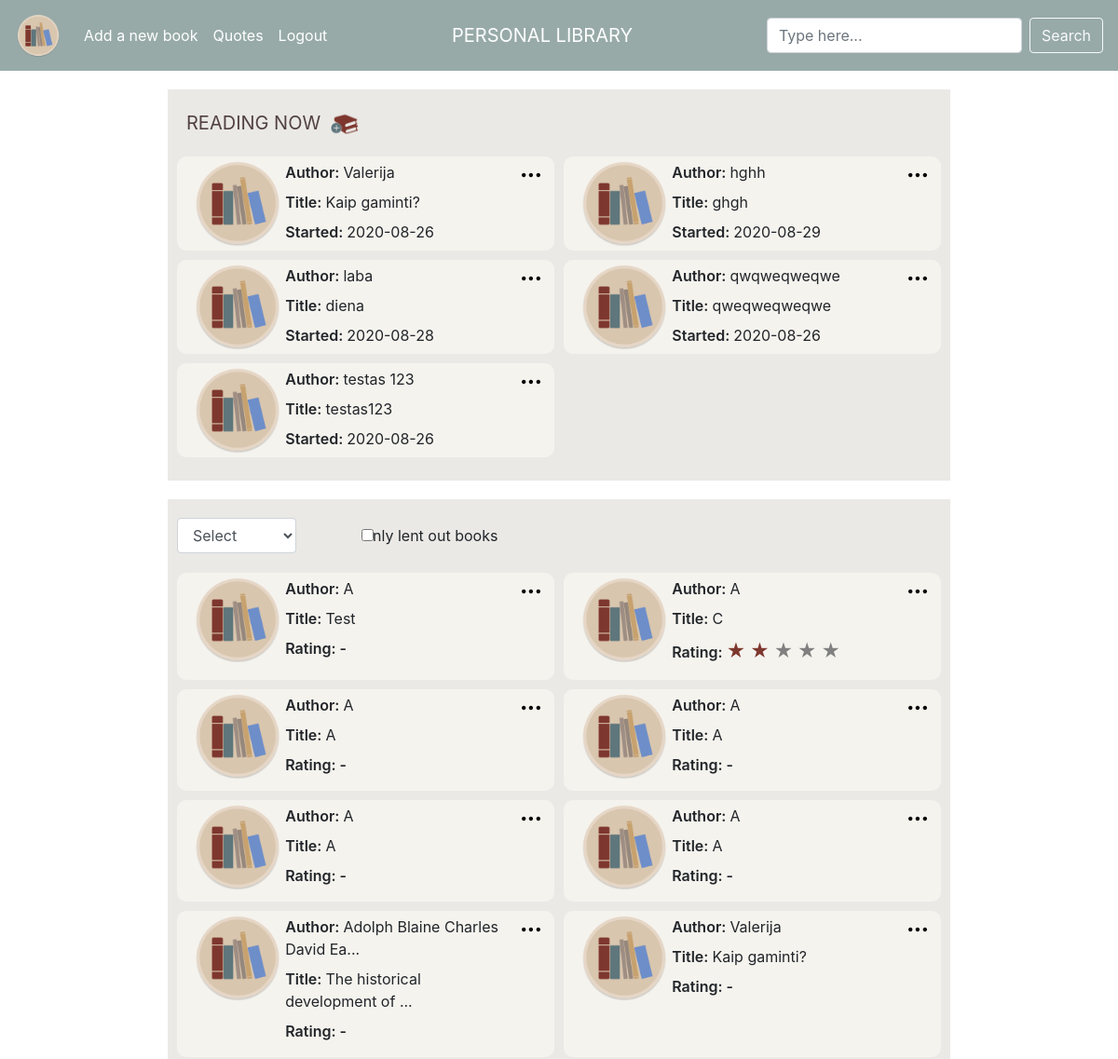
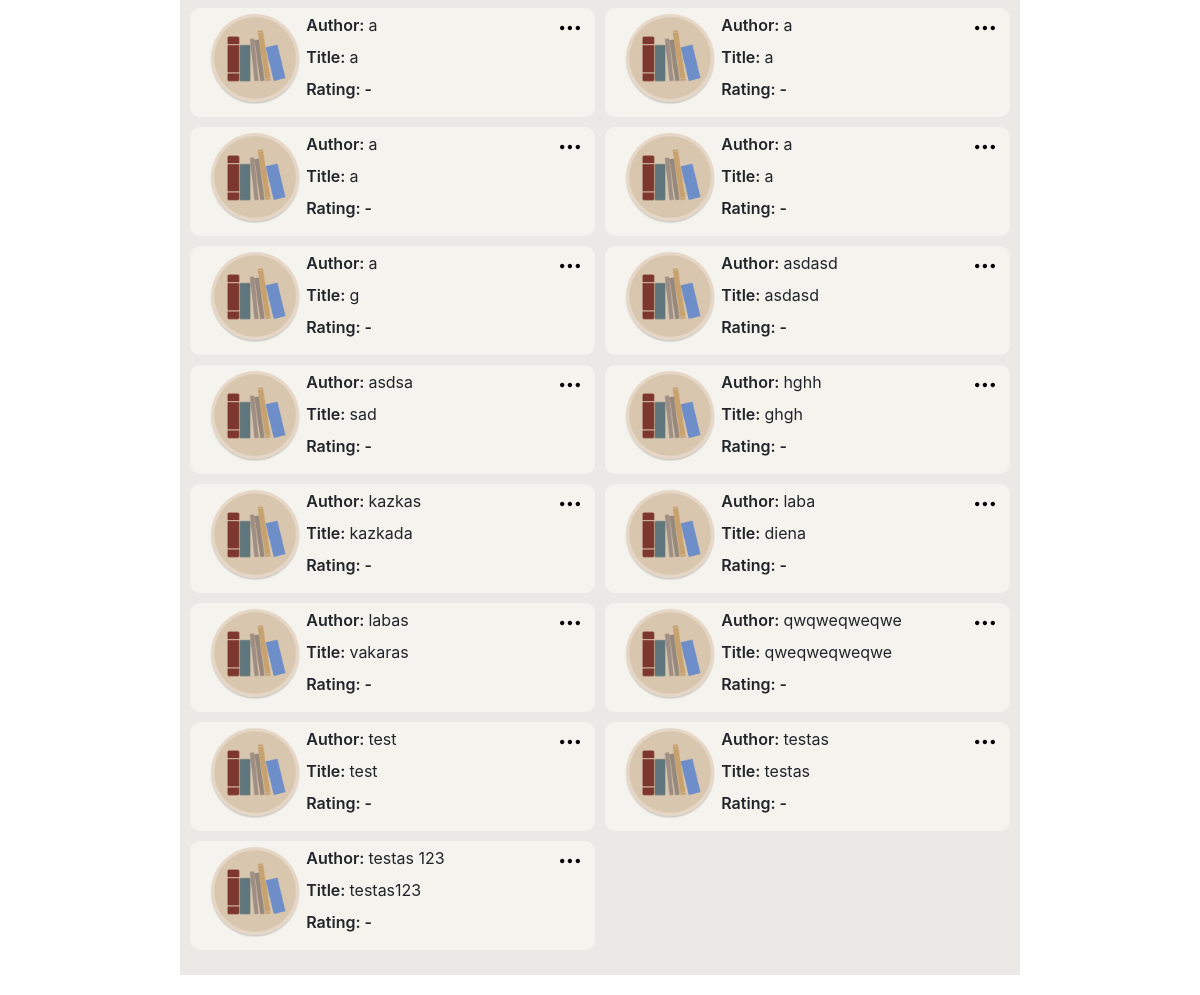
/ (signed in), run on the app's committed database (2 pictures, top to bottom).
### tables this page shows
CREATE TABLE "books" (user_id INTEGER NOT NULL, title TEXT NOT NULL, author TEXT NOT NULL, pages INTEGER NOT NULL, isbn TEXT NULL, genre TEXT NULL, rating INTEGER NULL, started DATE NULL, finished DATE NULL, owner TEXT NULL, notes TEXT NULL, lent BOOLEAN NULL, book_id INTEGER PRIMARY KEY AUTOINCREMENT NOT NULL);

### application.py (the view, shortened to what this page needs)
@app.route("/", methods=["GET", "POST"])
@login_required
def index():
    if request.method == "GET":
        books = db.execute("""SELECT * FROM books WHERE user_id = :id
                            AND started IS NOT NULL AND finished IS NULL ORDER BY author""",
                           id=session["user_id"])
        lists = db.execute("""SELECT * FROM books WHERE user_id = :id ORDER BY author""",
                           id=session["user_id"])
        return render_template("index.html", books=books, lists=lists)

### application.py (called while the page is built)
@app.after_request
def after_request(response):
    response.headers["Cache-Control"] = "no-cache, no-store, must-revalidate"
    response.headers["Expires"] = 0
    response.headers["Pragma"] = "no-cache"
    return response

### helpers.py (called while the page is built)
def login_required(f):
    @wraps(f)
    def decorated_function(*args, **kwargs):
        if session.get("user_id") is None:
            return redirect("/login")
        return f(*args, **kwargs)
    return decorated_function

### templates/index.html (shortened to what this page needs)
{% extends "layout.html" %}
{% block main %}
    <div class="container">
        <div class="upper_row" id="indexrow">
            <p class="sub_title inner">READING NOW</p>
            <button id="add_book" title="Add a new book" class="inner" onclick="location.href = '/new-book';">
                <img class="img_btn" src="../static/add_book.gif" alt="add a new book">
            </button>
        </div>
        <div class="row">
            {% if not books %}
                <div class="alert" id="no_books">
                    <span class="closebtn" onclick="this.parentElement.style.display='none';">&times;</span>
                    You are not reading anything at the moment.
                </div>
            {% else %}
                {% for book in books %}
                    <div class="col-12 book" onclick="redirectToBook('{{ book.book_id }}')">
                        <div class="row">
                            <div class="col-sm-3">
                                <img class="book_cover" src="../static/logo.png" alt="book cover">
                            </div>
                            <div class="col-sm-8">
                                {% if book.author|length <= 30 %}
                                    <p class="author" data-toggle="tooptip" title="{{ book.author }}"><span class="names">Author: </span>{{ book.author }}</p>
                                {% else %}
                                    <p class="author" data-toggle="tooptip" title="{{ book.author }}"><span class="names">Author: </span>{{ book.author[:30] }}...</p>
                                {% endif %}
                                {% if book.title|length <= 30 %}
                                    <p class="title" data-toggle="tooptip" title="{{ book.title }}"><span class="names">Title: </span>{{ book.title }}</p>
                                {% else %}
                                    <p class="title" data-toggle="tooptip" title="{{ book.title }}"><span class="names">Title: </span>{{ book.title[:30] }}...</p>
                                {% endif %}
                                <p class="started"><span class="names">Started: </span>{{ book.started }}</p>
                            </div>
                            <div class="col-sm-1">
                                <div class="options">
                                    <img class="options_image"
                                         onclick="showOptionsFor('opt{{ book.book_id }}')"
                                         src="../static/options.svg"
                                         alt="options"/>
                                </div>
                            </div>
                        </div>
                    </div>
                {% endfor %}
            {% endif %}
        </div>
    </div>
    <div class="container">
        <div class="upper_row">
            <div class="form-group col-md-2">
                <form action="/" id="listform" method="post">
                    <select name="listname" id="inputList" class="form-control" onchange="$('#listform').submit()">
                        <option class="list_option" value="invalid">Select</option>
                    </select>
                </form>
            </div>
            <div class="form-check">
                <form action="/" id="checkform" method="post">
                    <input name="listname" class="form-check-input" type="checkbox" value="lent" id="defaultCheck1"
                           onchange="$('#checkform').submit()">
                    <label class="form-check-label" for="defaultCheck1">
                        Only lent out books
                    </label>
                </form>
            </div>
        </div>
        <div class="row">
            {% if not lists %}
                <div class="alert" id="no_books">
                    <span class="closebtn" onclick="this.parentElement.style.display='none';">&times;</span>
                    You do not have any books in this list yet.
                </div>
            {% else %}
                {% for list in lists %}
                    <div class="col-12 book" onclick="redirectToBook('{{ list.book_id }}')">
                        <div class="row">
                            <div class="col-sm-3">
                                <img class="book_cover" src="../static/logo.png" alt="book cover">
                            </div>
                            <div class="col-sm">
                                {% if list.author|length <= 30 %}
                                    <p class="author" data-toggle="tooptip" title="{{ list.author }}"><span class="names">Author: </span>{{ list.author }}</p>
                                {% else %}
                                    <p class="author" data-toggle="tooptip" title="{{ list.author }}"><span class="names">Author: </span>{{ list.author[:30] }}...</p>
                                {% endif %}
                                {% if list.title|length <= 30 %}
                                    <p class="title" data-toggle="tooptip" title="{{ list.title }}"><span class="names">Title: </span>{{ list.title }}</p>
                                {% else %}
                                    <p class="title" data-toggle="tooptip" title="{{ list.title }}"><span class="names">Title: </span>{{ list.title[:30] }}...</p>
                                {% endif %}
                                {% if not list.rating %}
                                    <p class="rating_index"><span class="names">Rating: - </span></p>
                                {% else %}
                                    <p class="rating_index">
                                        <span class="names">Rating: </span>
                                        {% for i in range(list.rating) %}
                                            <span class="stars_red">★</span>
                                        {% endfor %}
                                        {% for i in range(5 - (list.rating)) %}
                                            <span class="stars_white">★</span>
                                        {% endfor %}
                                    </p>
                                {% endif %}
                            </div>
                            <div class="col-sm-1">
                                <div class="options">
                                    <img class="options_image"
                                         onclick="showOptionsFor('lst{{ list.book_id }}')"
                                         src="../static/options.svg"
                                         alt="options"/>
                                </div>
                            </div>
                        </div>
                    </div>
                {% endfor %}
            {% endif %}
        </div>
    </div>
{% endblock %}

### templates/layout.html (shortened to what this page needs)
<!DOCTYPE html>
<html lang="en">
<head>
    <link href="https://maxcdn.bootstrapcdn.com/bootstrap/4.0.0-beta.2/css/bootstrap.min.css" rel="stylesheet">
    <link href="../static/style.css" rel="stylesheet">
</head>
<body>
    <header>
        {% if session.user_id %}
        <nav class="navbar navbar-expand-lg">
            <a class="navbar-brand abs" href="/">PERSONAL LIBRARY</a>
            <div class="collapse navbar-collapse" id="navbarTogglerDemo03">
                <a class="navbar-brand" href="/"><img src="../static/logo.png" width="50" height="50" alt="logo"></a>
                <ul class="navbar-nav mr-auto mt-2 mt-lg-0">
                    <li class="nav-item">
                        <a class="nav-link" href="/new-book">Add a new book</a>
                    </li>
                    <li class="nav-item">
                        <a class="nav-link" href="/quotes">Quotes</a>
                    </li>
                    <li>
                        <a class="nav-link" href="/logout">Logout</a>
                    </li>
                </ul>
                <form class="form-inline my-2 my-lg-0">
                    <input class="form-control mr-sm-2" type="search" placeholder="Type here..." aria-label="Search">
                    <button class="btn btn-outline-light my-2 my-sm-0" type="submit">Search</button>
                </form>
                    {% endif %}
            </div>
        </nav>
    </header>
    {% block main %}{% endblock %}
</body>
</html>

### static/style.css (style rules this page uses)
.container { background-color: #eae9e6; margin: 20px auto; padding: 20px; max-width: 70%; }
.inner { display: inline-block; font-weight: 400; font-size: 20px; color: #524240; }
.form-group { display: inline-block; }
.form-check { display: inline-block; margin-left: 50px; }
.form-check-label { margin-left: -20px; }
header { background-color: #97aaa8; }
.navbar, .navbar-collapse, .form-inline, .nav-link { color: white !important; }
.navbar-brand.abs { position: absolute; width: 20%; left: 38.5%; text-align: center !important; color: white !important; }
#add_book { border: none; background-color: #eae9e6; }
.img_btn { width: 30px; }
.book_cover { max-width: 100px; height: 100px; }
.form-control { display: inline-block; }
.book { background-color: #f5f3ee; margin: 5px; position: relative; max-width: calc((100% - 30px) / 3); border-radius: 10px; }
.book .options { background-color: transparent; width: auto; border: transparent; height: 20px; position: absolute; top: 5px; right: 5px; z-index: 2; }
@media (min-width: 1131px) and (max-width: 1750px) { .book { background-color: #f5f3ee; margin: 5px; position: relative; max-width: calc((100% - 20px) / 2); border-radius: 10px; } }
@media (min-width: 1131px) and (max-width: 1750px) { .book .options { background-color: transparent; width: auto; border: transparent; height: 20px; position: absolute; top: 5px; right: 5px; z-index: 2; } }
.names { font-weight: 600; }
#listform { margin-left: -25px; }
.author, .title, .started { margin-bottom: 8px; margin-top: 5px; }
.options_image { background-color: transparent; padding: 0 5px; width: auto; border: transparent; height: 20px; position: absolute; top: 5px; right: 5px; z-index: 1; }
.stars_red { color: #7e372e; font-size: 20px; }
.stars_white { color: grey; font-size: 20px; }

### data on the page
books: author "Valerija", title "Kaip gaminti?", started "2020-08-26", rating "Rating: -"
books: author "hghh", title "ghgh", started "2020-08-29", rating "Rating: -"
books: author "laba", title "diena", started "2020-08-28", rating "Rating: -"
books: author "qwqweqweqwe", title "qweqweqweqwe", started "2020-08-26", rating "Rating: -"
books: author "testas 123", title "testas123", started "2020-08-26", rating "Rating: -"
books: author "A", title "Test", rating "Rating: -"
books: author "A", title "C", shows "Rating:", rating 2 (drawn)
books: author "A", title "A", rating "Rating: -"
books: author "A", title "A", rating "Rating: -"
books: author "A", title "A", rating "Rating: -"
books: author "A", title "A", rating "Rating: -"
books: author "Adolph Blaine Charles David Ea", title "The historical development of", rating "Rating: -"
books: author "a", title "a", rating "Rating: -"
books: author "a", title "a", rating "Rating: -"
books: author "a", title "a", rating "Rating: -"
books: author "a", title "a", rating "Rating: -"
books: author "a", title "g", rating "Rating: -"
books: author "asdasd", title "asdasd", rating "Rating: -"
books: author "asdsa", title "sad", rating "Rating: -"
books: author "kazkas", title "kazkada", rating "Rating: -"
books: author "labas", title "vakaras", rating "Rating: -"
books: author "test", title "test", rating "Rating: -"
books: author "testas", title "testas", rating "Rating: -"
